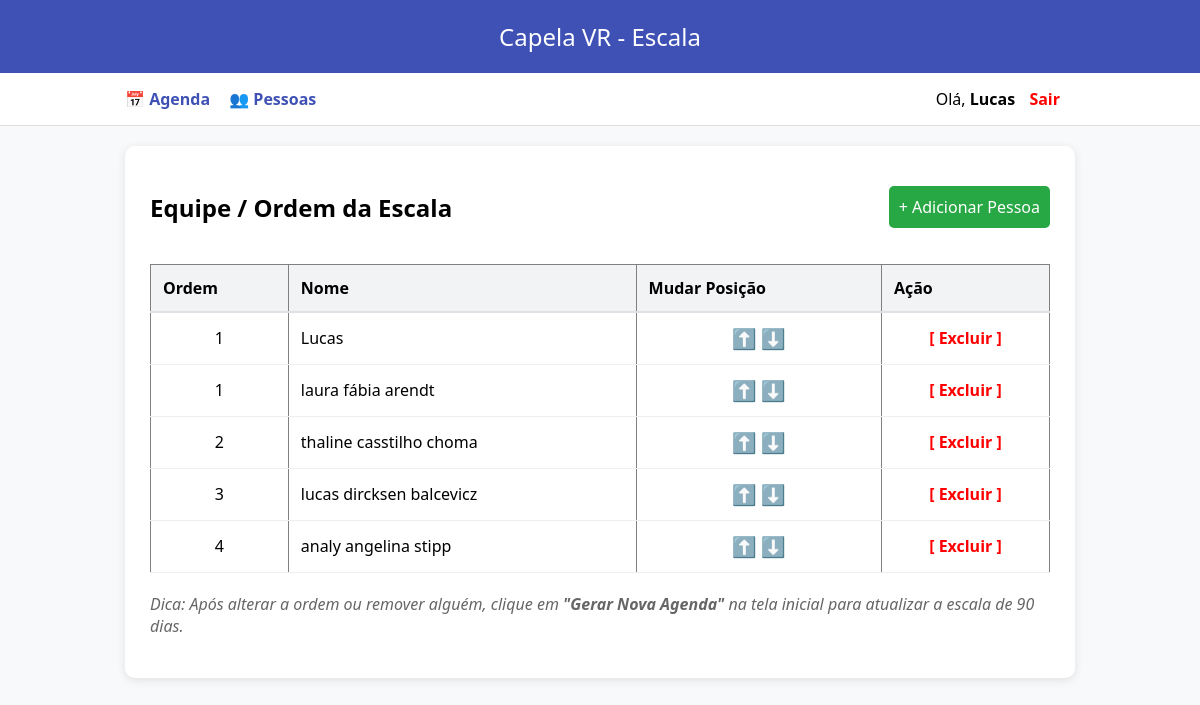
The page /pessoas (signed in) on the database as committed earlier.
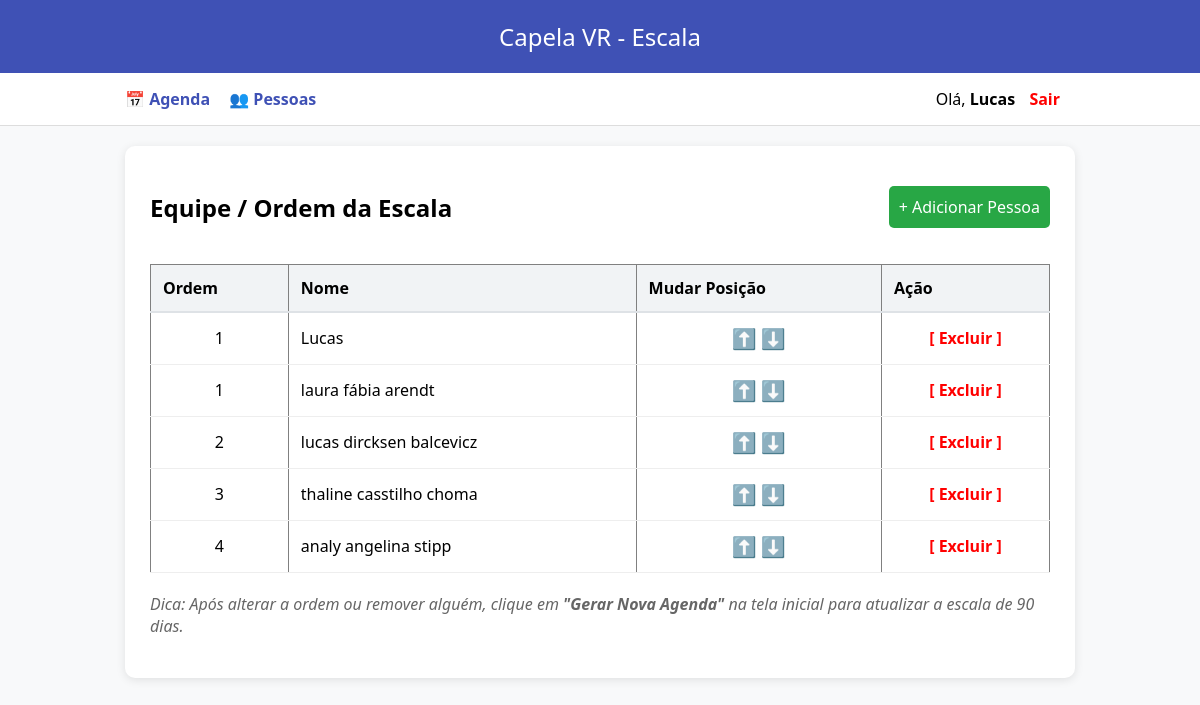
The same page on the database as committed later.
### tables this page shows
CREATE TABLE pessoas (
                id INTEGER PRIMARY KEY AUTOINCREMENT,
                nome TEXT NOT NULL,
                senha TEXT DEFAULT '1234',
                role TEXT DEFAULT 'user',
                primeiro_login INTEGER DEFAULT 1,
                ordem INTEGER NOT NULL,
                ativo INTEGER DEFAULT 1
            , login TEXT);

### app.py (the view)
@app.route("/pessoas")
def pessoas():
    if session.get('role') != 'admin': return redirect(url_for("login"))
    with get_db() as db:
        c = db.cursor()
        c.execute("SELECT * FROM pessoas ORDER BY ordem")
        lista = c.fetchall()
    return render_template("pessoas.html", pessoas=lista)

### app.py (called while the page is built)
def get_db():
    conn = sqlite3.connect(DB_NAME, timeout=10)
    conn.row_factory = sqlite3.Row
    return conn

### templates/pessoas.html
{% extends "base.html" %}
{% block content %}
<div style="display: flex; justify-content: space-between; align-items: center;">
    <h2>Equipe / Ordem da Escala</h2>
    <a href="/cadastrar" style="background: #28a745; color: white; padding: 10px; text-decoration: none; border-radius: 5px;">+ Adicionar Pessoa</a>
</div>
<table border="1" style="width: 100%; border-collapse: collapse; margin-top: 20px;">
    <thead>
        <tr style="background: #f4f4f4;">
            <th>Ordem</th>
            <th>Nome</th>
            <th>Mudar Posição</th>
            <th>Ação</th>
        </tr>
    </thead>
    <tbody>
        {% for p in pessoas %}
        <tr>
            <td align="center">{{ p['ordem'] }}</td>
            <td>{{ p['nome'] }}</td>
            <td align="center">
                <a href="/mover_pessoa/{{ p['id'] }}/subir" style="text-decoration: none; font-size: 20px;">⬆️</a>
                <a href="/mover_pessoa/{{ p['id'] }}/descer" style="text-decoration: none; font-size: 20px;">⬇️</a>
            </td>
            <td align="center">
                <a href="/remover_pessoa/{{ p['id'] }}"
                   onclick="return confirm('Deseja mesmo remover {{ p['nome'] }}? Isso afetará a agenda.')"
                   style="color: red; text-decoration: none; font-weight: bold;">[ Excluir ]</a>
            </td>
        </tr>
        {% endfor %}
    </tbody>
</table>
<p style="margin-top: 20px; color: #666;">
    <i>Dica: Após alterar a ordem ou remover alguém, clique em <b>"Gerar Nova Agenda"</b> na tela inicial para atualizar a escala de 90 dias.</i>
</p>
{% endblock %}

### templates/base.html (shortened to what this page needs)
<!DOCTYPE html>
<html>
<head>
    <link rel="stylesheet" href="{{ url_for('static', filename='style.css') }}">
</head>
<body>
    <header>Capela VR - Escala</header>
    <nav>
        <div style="display: flex; justify-content: space-between; max-width: 950px; margin: auto;">
            <div>
                <a href="/">📅 Agenda</a>
                {% if session.get('role') == 'admin' %}
                    <a href="/pessoas">👥 Pessoas</a>
                {% endif %}
            </div>
            <div>
                {% if session.get('nome') %}
                    <span>Olá, <b>{{ session['nome']|capitalize }}</b></span>
                    <a href="/logout" style="color: red; margin-left: 10px;">Sair</a>
                {% else %}
                    <a href="/login">Entrar</a>
                {% endif %}
            </div>
        </div>
    </nav>
    <div class="container">
        {% block content %}{% endblock %}
    </div>
</body>
</html>

### static/style.css (style rules this page uses)
body { font-family: 'Segoe UI', sans-serif; background: #f8f9fa; margin: 0; padding: 0; }
header { background: #3f51b5; color: white; padding: 20px; text-align: center; font-size: 24px; }
nav { background: white; padding: 15px; border-bottom: 1px solid #ddd; margin-bottom: 20px; }
nav a { margin-right: 15px; text-decoration: none; color: #3f51b5; font-weight: bold; }
.container { max-width: 900px; margin: auto; background: white; padding: 25px; border-radius: 10px; box-shadow: 0 2px 10px rgba(0,0,0,0.1); }
table { width: 100%; border-collapse: collapse; margin-top: 15px; }
th { background: #f1f3f5; padding: 12px; text-align: left; border-bottom: 2px solid #dee2e6; }
td { padding: 12px; border-bottom: 1px solid #eee; }

Rows that differ between the two databases and show on the page:
changed pessoas "lucas dircksen balcevicz": ordem "3" → "2"; moves up the list
changed pessoas "thaline casstilho choma": ordem "2" → "3"
